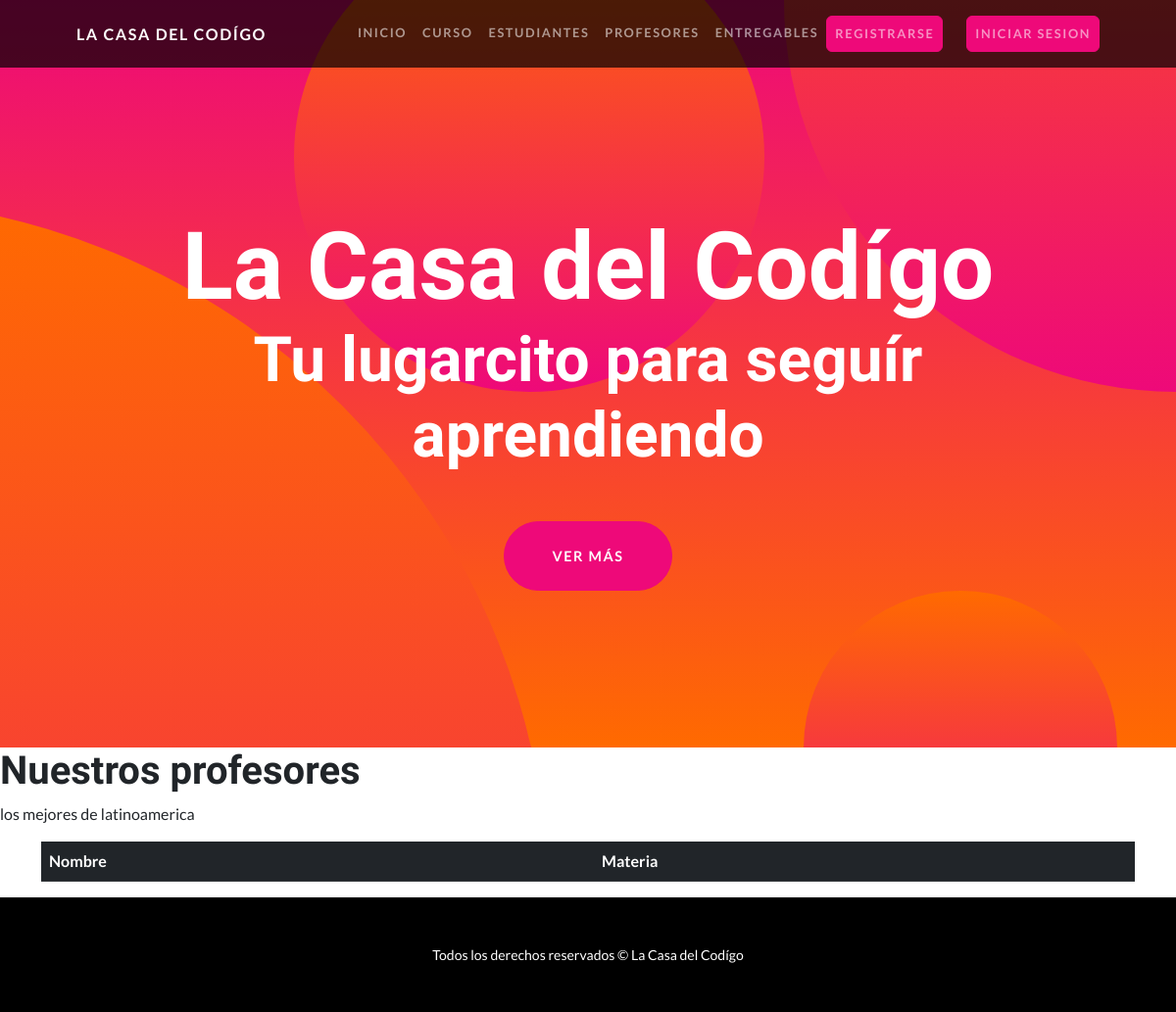
The app's page /profesores/, older data.
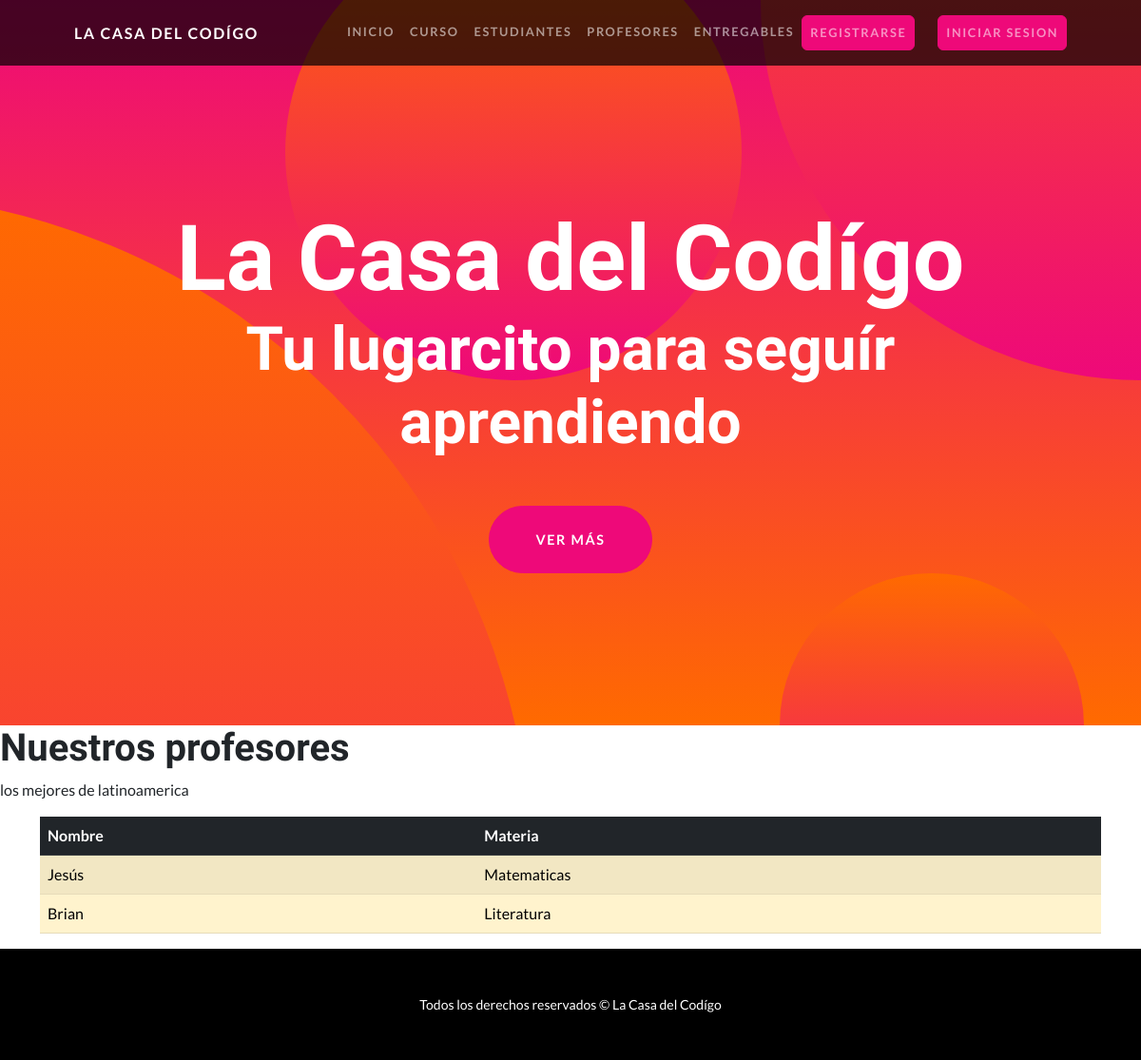
The same page, newer data.
### AppCoder/models.py (models this page shows)
class Profesor(models.Model):
    nombre = models.CharField(max_length=30)  # Campo string de 30 caracteres
    apellido = models.CharField(max_length=30)  # Campo string de 30 caracteres
    email = models.EmailField()  # Campo de email
    profesion = models.CharField(max_length=50)  # Campo string de 50 caracteres
    def __str__(self):
        return f"Profesor: {self.apellido}, {self.nombre} | Curso: {self.profesion}"

### AppCoder/views.py (the view)
# urls.py: path('profesores/', profesor, name= 'profesores'),
def profesor(request):
    profesor = Profesor.objects.all() #Esto se obtienen los atributos completos de la clase
    print(profesor)
    return render(request, 'AppCoder/profesores.html', {'profesor':profesor}) #Es el renderizado para las templates de la seccion profesores

### AppCoder/templates/AppCoder/profesores.html (shortened to what this page needs)
{% extends "AppCoder/base.html" %}
{% block content %}
<section id="scroll">
    <h1>Nuestros profesores</h1>
    <p>los mejores de latinoamerica</p>
    <div class="container">
        <table class="table table-striped">
          <thead>
            <tr class="table-dark">
              <th scope="col">Nombre</th>
              <th scope="col">Materia</th>
            </tr>
          </thead>
          <tbody>
            {% for profesor in profesor%}
            <tr class="table-warning">
              <td>{{ profesor.nombre }}</td>
              <td>{{ profesor.profesion}}</td>
            </tr>
            {%endfor%}
          </tbody>
        </table>
      </div>
{% endblock  %}

Row changes from the older to the newer data that the page shows:
added Profesor: nombre "Jesús", profesion "Matematicas"
added Profesor: nombre "Brian", profesion "Literatura"
